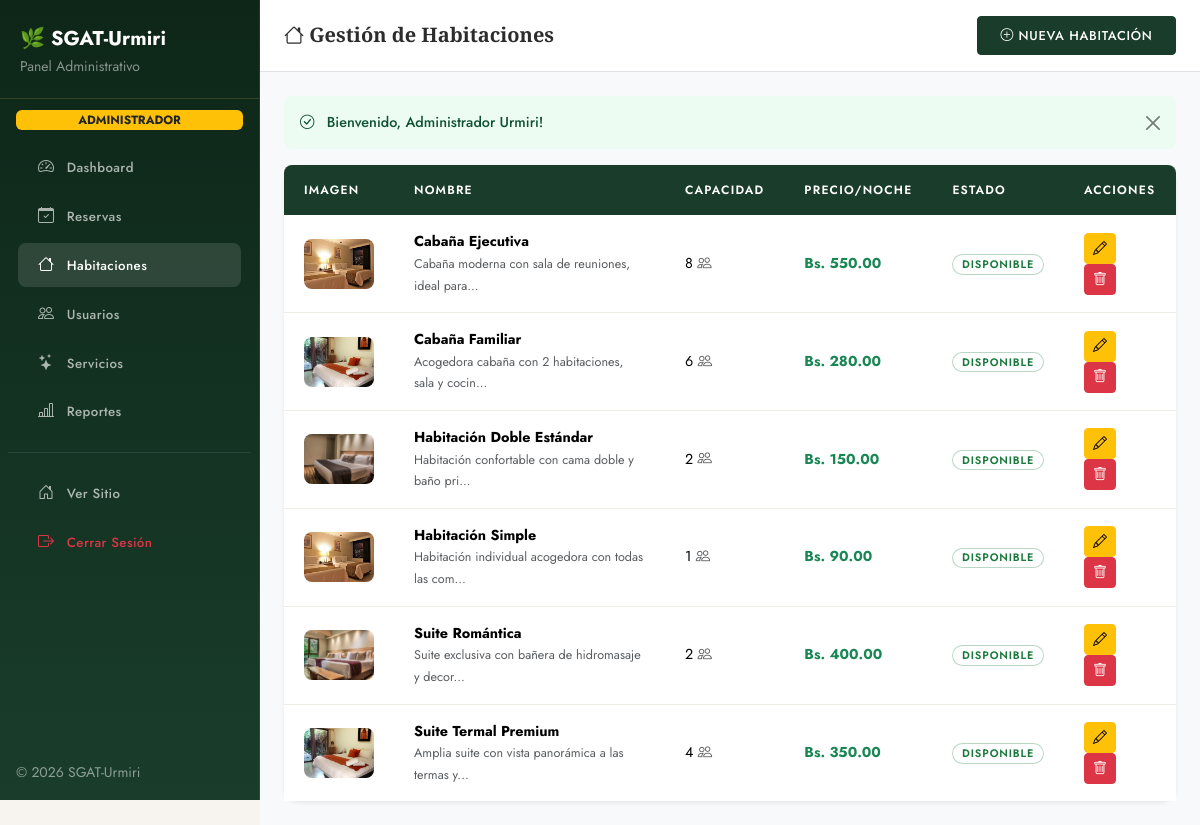
/views/admin/habitaciones.php (signed in), run on the app's committed database.
### tables this page shows
CREATE TABLE habitaciones (
    id INT AUTO_INCREMENT PRIMARY KEY,
    nombre VARCHAR(100) NOT NULL,
    descripcion TEXT,
    capacidad INT NOT NULL DEFAULT 1,
    precio_noche DECIMAL(10,2) NOT NULL,
    imagen VARCHAR(255) DEFAULT 'default.jpg',
    estado ENUM('disponible','ocupada','mantenimiento') DEFAULT 'disponible',
    created_at TIMESTAMP DEFAULT CURRENT_TIMESTAMP,
    updated_at TIMESTAMP DEFAULT CURRENT_TIMESTAMP ON UPDATE CURRENT_TIMESTAMP
);

### config/helpers.php (called while the page is built, shortened)
<?php
function sanitize(string $val): string {
    return htmlspecialchars(trim($val), ENT_QUOTES, 'UTF-8');
}
function bs(float $n): string {
    return 'Bs. ' . number_format($n, 2, '.', ',');
}

### views/admin/habitaciones.php (the view, shortened to what this page needs)
<?php
require_once __DIR__ . '/../../config/helpers.php';
$db = getDB();
$habitaciones = $db->query("SELECT * FROM habitaciones ORDER BY nombre")->fetchAll();
?>
<!DOCTYPE html>
<html lang="es">
<head>
  <link rel="stylesheet" href="https://cdn.jsdelivr.net/npm/bootstrap@5.3.3/dist/css/bootstrap.min.css">
  <link rel="stylesheet" href="https://cdn.jsdelivr.net/npm/bootstrap-icons@1.11.3/font/bootstrap-icons.min.css">
  <link rel="stylesheet" href="<?= BASE_URL ?>assets/css/style.css">
</head>
<body>
<div class="d-flex">
  <?php include __DIR__ . '/sidebar.php'; ?>
  <div class="main-content flex-grow-1 bg-light">
    <div class="bg-white border-bottom px-4 py-3 d-flex justify-content-between align-items-center">
      <h5 class="mb-0 fw-bold"><i class="bi bi-house"></i> Gestión de Habitaciones</h5>
      <button class="btn btn-primary-urmiri btn-sm" data-bs-toggle="modal" data-bs-target="#modalHab">
        <i class="bi bi-plus-circle"></i> Nueva Habitación
      </button>
    </div>
    <div class="p-4">
      <?php include __DIR__ . '/../partials/flash.php'; ?>
      <div class="card border-0 shadow-sm rounded-4">
        <div class="card-body p-0">
          <div class="table-responsive">
            <table class="table table-modern table-hover align-middle mb-0">
              <thead>
                <tr>
                  <th>Imagen</th><th>Nombre</th><th>Capacidad</th>
                  <th>Precio/Noche</th><th>Estado</th><th>Acciones</th>
                </tr>
              </thead>
              <tbody>
                <?php foreach ($habitaciones as $h): ?>
                <tr>
                  <td>
                    <img src="<?= UPLOADS_URL . htmlspecialchars($h['imagen']) ?>"
                         width="70" height="50" style="object-fit:cover;border-radius:8px"
                         onerror="this.src='https://placehold.co/70x50/1a6b4a/fff?text=+'"
                         alt="">
                  </td>
                  <td><strong><?= sanitize($h['nombre']) ?></strong><br>
                    <small class="text-muted"><?= sanitize(substr($h['descripcion'],0,50)) ?>...</small>
                  </td>
                  <td><?= $h['capacidad'] ?> <i class="bi bi-people text-muted"></i></td>
                  <td class="fw-bold text-success"><?= bs((float)$h['precio_noche']) ?></td>
                  <td>
                    <span class="badge badge-<?= $h['estado'] ?>"><?= strtoupper($h['estado']) ?></span>
                  </td>
                  <td>
                    <a href="?editar=<?= $h['id'] ?>" class="btn btn-warning btn-sm me-1">
                      <i class="bi bi-pencil"></i>
                    </a>
                    <?php if ($_SESSION['rol'] === 'administrador'): ?>
                    <button class="btn btn-danger btn-sm"
                      onclick="confirmarEliminar('<?= BASE_URL ?>controllers/habitacion_controller.php?action=eliminar&id=<?= $h['id'] ?>','<?= sanitize($h['nombre']) ?>')">
                      <i class="bi bi-trash"></i>
                    </button>
                    <?php endif; ?>
                  </td>
                </tr>
                <?php endforeach; ?>
              </tbody>
            </table>
          </div>
        </div>
      </div>
    </div>
  </div>
</div>
</body>
</html>

### assets/css/style.css (style rules this page uses)
:root { --color-primary: #1a3d2b; --color-secondary: #4a7c59; --color-accent: #c9a84c; --color-dark: #0d2618; --color-terracotta: #b5624a; --color-cream: #f7f3ee; --color-warm-stone: #e8e0d5; --color-charcoal: #2c2c2c; --color-light-bg: #f4faf7; --font-display: 'Cormorant Garamond', Georgia, serif; --font-body: 'Jost', 'Segoe UI', sans-serif; --shadow-sm: 0 2px 12px rgba(0,0,0,0.06); --shadow-md: 0 8px 32px rgba(0,0,0,0.10); --shadow-lg: 0 20px 60px rgba(0,0,0,0.14); --radius-sm: 4px; --radius-md: 8px; --radius-lg: 16px; --radius-xl: 24px; }
*, *::before, *::after { box-sizing: border-box; }
body { font-family: var(--font-body); background: var(--color-cream); color: var(--color-charcoal); padding-top: 72px; -webkit-font-smoothing: antialiased; }
a { color: var(--color-secondary); text-decoration: none; }
h1, h2, h3, h4, h5 { font-family: var(--font-display); font-weight: 400; }
.badge-disponible { background: rgba(255,255,255,0.92) !important; color: #1a7a3d !important; border: 1.5px solid rgba(26,122,61,0.3); font-size: 0.68rem !important; font-weight: 600; letter-spacing: 0.08em; padding: 0.35em 0.8em !important; border-radius: 100px !important; backdrop-filter: blur(8px); }
.btn-primary-urmiri { background: var(--color-primary); border-color: var(--color-primary); color: #fff; font-size: 0.8rem; font-weight: 500; letter-spacing: 0.06em; text-transform: uppercase; border-radius: var(--radius-sm); padding: 0.55rem 1.4rem; transition: all 0.25s ease; }
.main-content { margin-left: 260px; min-height: 100vh; background: #f0ece6; }
.table-modern { border-collapse: separate; border-spacing: 0; }
.table-modern thead th { background: var(--color-primary); color: #fff; border: none; font-family: var(--font-body); font-size: 0.75rem; font-weight: 600; letter-spacing: 0.1em; text-transform: uppercase; padding: 1rem 1.25rem; }
.table-modern thead th:first-child { border-radius: var(--radius-md) 0 0 0; }
.table-modern thead th:last-child { border-radius: 0 var(--radius-md) 0 0; }
.table-modern tbody td { padding: 1rem 1.25rem; border-bottom: 1px solid #f0ece6; vertical-align: middle; font-size: 0.9rem; }
.table-modern tbody tr:last-child td { border-bottom: none; }
.card { border: none; border-radius: var(--radius-lg); box-shadow: var(--shadow-sm); }

### views/admin/habitaciones.php (style rules this page uses)
body { padding-top:0 }

### data on the page
habitaciones: imagen (picture), nombre "Cabaña Ejecutiva", descripcion "Cabaña moderna con sala de reuniones, ideal para", capacidad "8", precio_noche "Bs. 550.00", estado "DISPONIBLE"
habitaciones: imagen (picture), nombre "Cabaña Familiar", descripcion "Acogedora cabaña con 2 habitaciones, sala y cocin", capacidad "6", precio_noche "Bs. 280.00", estado "DISPONIBLE"
habitaciones: imagen (picture), nombre "Habitación Doble Estándar", descripcion "Habitación confortable con cama doble y baño pri", capacidad "2", precio_noche "Bs. 150.00", estado "DISPONIBLE"
habitaciones: imagen (picture), nombre "Habitación Simple", descripcion "Habitación individual acogedora con todas las com", capacidad "1", precio_noche "Bs. 90.00", estado "DISPONIBLE"
habitaciones: imagen (picture), nombre "Suite Romántica", descripcion "Suite exclusiva con bañera de hidromasaje y decor", capacidad "2", precio_noche "Bs. 400.00", estado "DISPONIBLE"
habitaciones: imagen (picture), nombre "Suite Termal Premium", descripcion "Amplia suite con vista panorámica a las termas y", capacidad "4", precio_noche "Bs. 350.00", estado "DISPONIBLE"

### other printed values
$_SESSION['rol'] "ADMINISTRADOR"
$flash['msg'] "Bienvenido, Administrador Urmiri!"
